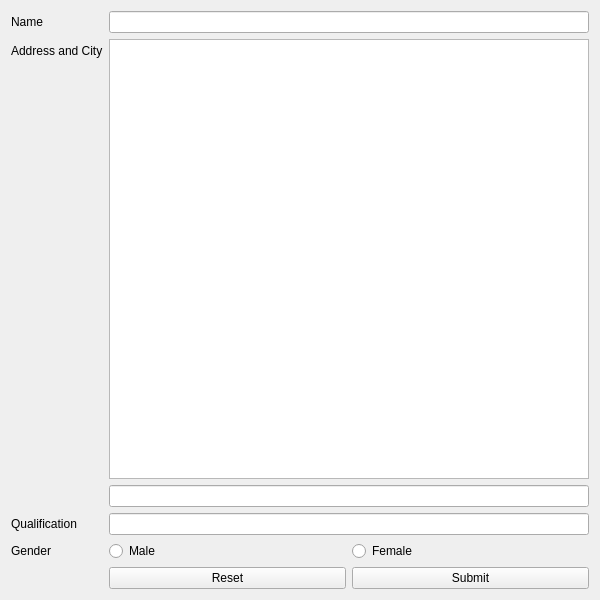
<?xml version="1.0" encoding="UTF-8"?>
<ui version="4.0">
 <class>Form</class>
 <widget class="QWidget" name="Form">
  <property name="geometry">
   <rect>
    <x>0</x>
    <y>0</y>
    <width>600</width>
    <height>600</height>
   </rect>
  </property>
  <property name="windowTitle">
   <string>Form</string>
  </property>
  <layout class="QFormLayout" name="formLayout_2">
   <item row="0" column="0">
    <widget class="QLabel" name="label">
     <property name="text">
      <string>Name</string>
     </property>
    </widget>
   </item>
   <item row="0" column="1">
    <widget class="QLineEdit" name="lineEdit"/>
   </item>
   <item row="1" column="0">
    <widget class="QLabel" name="label_2">
     <property name="text">
      <string>Address and City</string>
     </property>
    </widget>
   </item>
   <item row="1" column="1">
    <layout class="QVBoxLayout" name="verticalLayout">
     <item>
      <widget class="QPlainTextEdit" name="plainTextEdit"/>
     </item>
     <item>
      <widget class="QLineEdit" name="lineEdit_3"/>
     </item>
    </layout>
   </item>
   <item row="2" column="0">
    <widget class="QLabel" name="label_3">
     <property name="text">
      <string>Qualification</string>
     </property>
    </widget>
   </item>
   <item row="2" column="1">
    <widget class="QLineEdit" name="lineEdit_2"/>
   </item>
   <item row="3" column="0">
    <widget class="QLabel" name="label_4">
     <property name="text">
      <string>Gender</string>
     </property>
    </widget>
   </item>
   <item row="3" column="1">
    <layout class="QHBoxLayout" name="horizontalLayout">
     <item>
      <widget class="QRadioButton" name="radioButton_2">
       <property name="text">
        <string>Male</string>
       </property>
      </widget>
     </item>
     <item>
      <widget class="QRadioButton" name="radioButton">
       <property name="text">
        <string>Female</string>
       </property>
      </widget>
     </item>
    </layout>
   </item>
   <item row="4" column="1">
    <layout class="QHBoxLayout" name="horizontalLayout_2">
     <item>
      <widget class="QPushButton" name="pushButton_2">
       <property name="text">
        <string>Reset</string>
       </property>
      </widget>
     </item>
     <item>
      <widget class="QPushButton" name="pushButton">
       <property name="text">
        <string>Submit</string>
       </property>
      </widget>
     </item>
    </layout>
   </item>
  </layout>
 </widget>
 <resources/>
 <connections/>
</ui>
